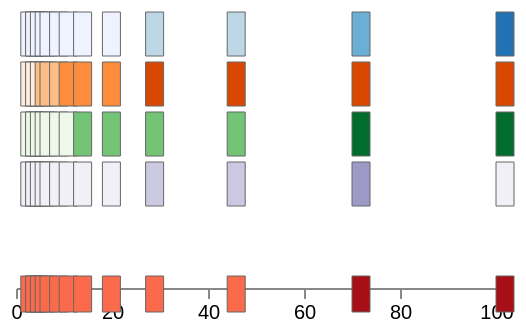

This figure's Vega-Lite source:
### Vega specification from a JSON file in a GitHub repository (floating-point values rounded to 4 significant figures)
{"$schema": "https://vega.github.io/schema/vega/v6.json", "description": "The same skewed column through all four discretizing scales, so the difference between equal widths and equal counts is visible as a row of squares. The last row is the threshold scale again with `zero: true`, which folds zero into the **cut points** rather than into a continuous extent: `[10, 50]` becomes `[0, 50]`, and every value under 10 changes bucket with it. Upstream applies `zero` by scale option and not by scale type, so a quantile and a bin-ordinal scale take it the same way, and a domain whose low end is already negative is left alone.", "width": 250, "height": 130, "padding": 5, "data": [{"name": "table", "values": [{"v": 1}, {"v": 2}, {"v": 2}, {"v": 3}, {"v": 4}, {"v": 5}, {"v": 7}, {"v": 9}, {"v": 12}, {"v": 18}, {"v": 27}, {"v": 44}, {"v": 70}, {"v": 100}]}], "scales": [{"name": "x", "type": "linear", "domain": [0, 100], "range": [0, 240]}, {"name": "byWidth", "type": "quantize", "domain": [0, 100], "range": ["#eff3ff", "#bdd7e7", "#6baed6", "#2171b5"]}, {"name": "byCount", "type": "quantile", "domain": {"data": "table", "field": "v"}, "range": ["#feedde", "#fdbe85", "#fd8d3c", "#d94701"]}, {"name": "byLimit", "type": "threshold", "domain": [10, 50], "range": ["#edf8e9", "#74c476", "#006d2c"]}, {"name": "byLimitFromZero", "type": "threshold", "domain": [10, 50], "zero": true, "range": ["#fee5d9", "#fb6a4a", "#a50f15"]}, {"name": "byEdge", "type": "bin-ordinal", "domain": [0, 25, 50, 75, 100], "range": ["#f2f0f7", "#cbc9e2", "#9e9ac8", "#6a51a3"]}], "axes": [{"orient": "bottom", "scale": "x", "tickCount": 5, "offset": 8}], "marks": [{"type": "rect", "from": {"data": "table"}, "encode": {"enter": {"x": {"scale": "x", "field": "v"}, "width": {"value": 9}, "y": {"value": 0}, "height": {"value": 22}, "fill": {"scale": "byWidth", "field": "v"}, "stroke": {"value": "#666666"}, "strokeWidth": {"value": 0.5}}}}, {"type": "rect", "from": {"data": "table"}, "encode": {"enter": {"x": {"scale": "x", "field": "v"}, "width": {"value": 9}, "y": {"value": 25}, "height": {"value": 22}, "fill": {"scale": "byCount", "field": "v"}, "stroke": {"value": "#666666"}, "strokeWidth": {"value": 0.5}}}}, {"type": "rect", "from": {"data": "table"}, "encode": {"enter": {"x": {"scale": "x", "field": "v"}, "width": {"value": 9}, "y": {"value": 50}, "height": {"value": 22}, "fill": {"scale": "byLimit", "field": "v"}, "stroke": {"value": "#666666"}, "strokeWidth": {"value": 0.5}}}}, {"type": "rect", "from": {"data": "table"}, "encode": {"enter": {"x": {"scale": "x", "field": "v"}, "width": {"value": 9}, "y": {"value": 132}, "height": {"value": 18}, "fill": {"scale": "byLimitFromZero", "field": "v"}, "stroke": {"value": "#666666"}, "strokeWidth": {"value": 0.5}}}}, {"type": "rect", "from": {"data": "table"}, "encode": {"enter": {"x": {"scale": "x", "field": "v"}, "width": {"value": 9}, "y": {"value": 75}, "height": {"value": 22}, "fill": {"scale": "byEdge", "field": "v"}, "stroke": {"value": "#666666"}, "strokeWidth": {"value": 0.5}}}}]}
